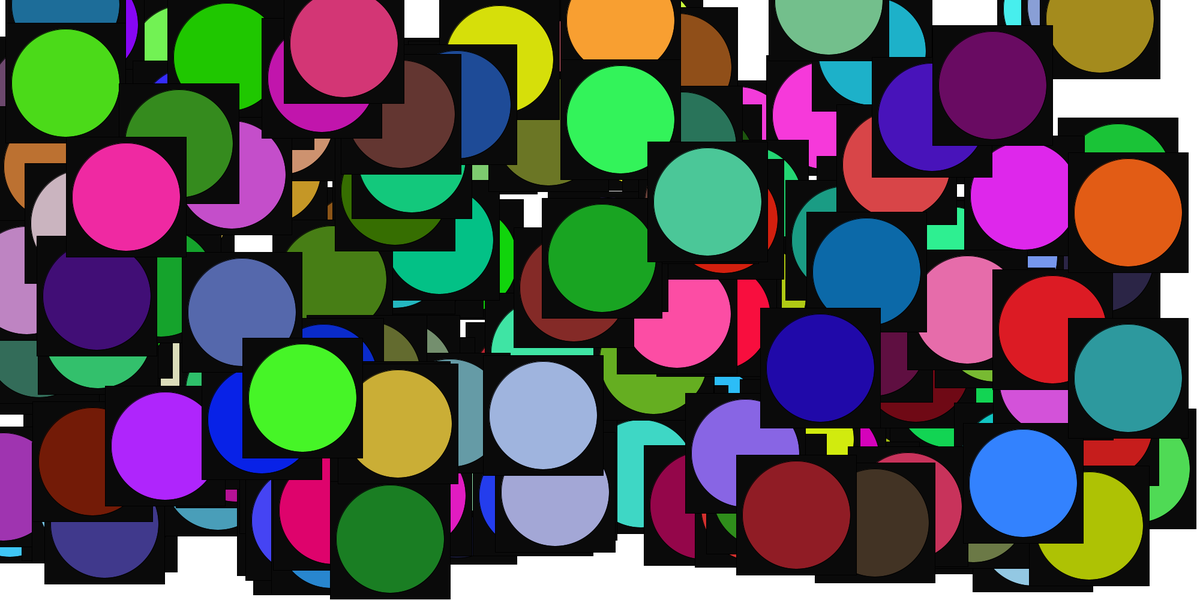
Frame 1 (no input)
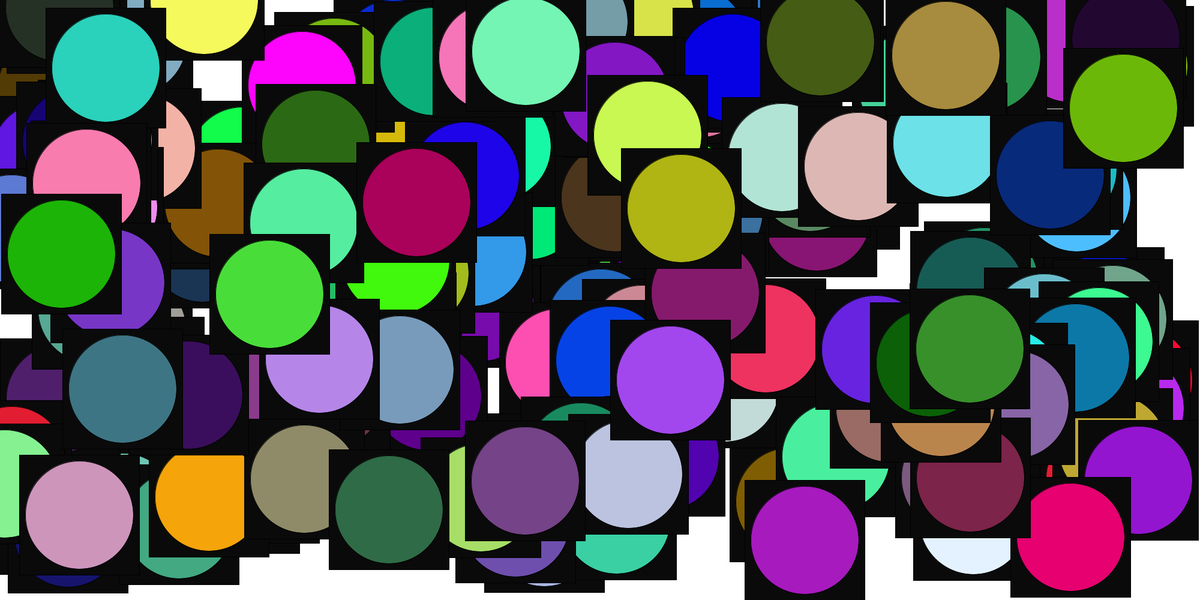
Frame 60 (the mouse pressed at the canvas centre just before this capture)
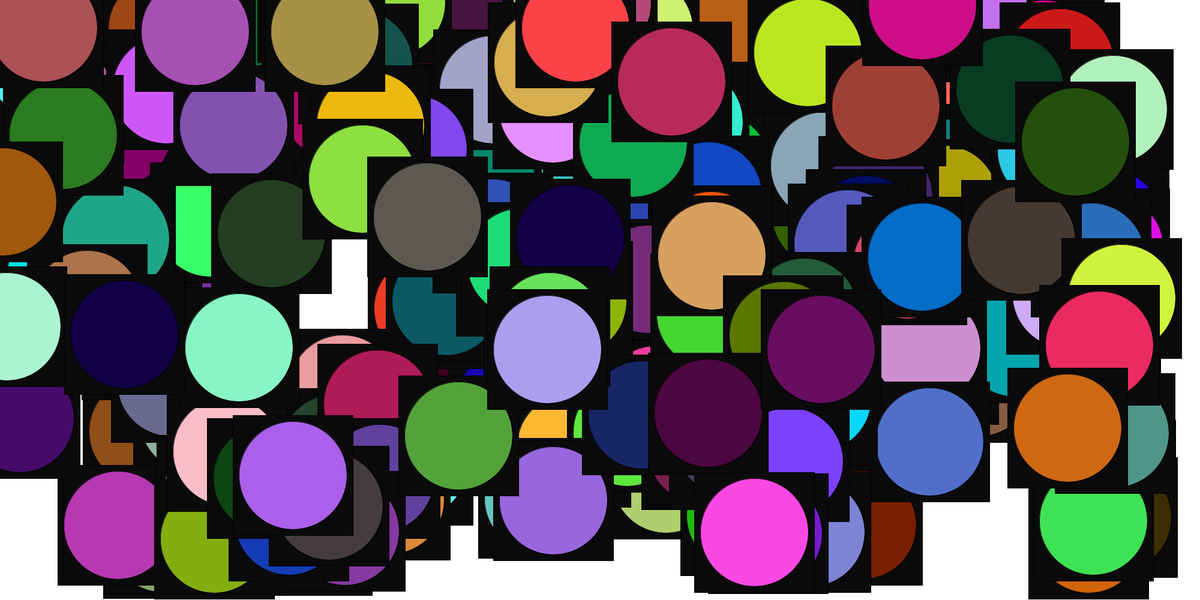
Frame 120 (the mouse held since frame 60 and released just before this capture)

The Processing sketch that drew these frames (run headless with seeded random() and noise(); from frame 60 on, the mouse is pressed at the canvas centre):

// Processing sketch: Custom_Function
// ── Custom_Function.pde
int C=100;
int V=100;
void setup() {
  size(2000, 1000);
  smooth();
  ellipseMode(CENTER);
  rectMode(CENTER);
  frameRate(30);
  background(255);
}

void draw() {
  background(255);
  for (int i=0; i<200; i++) {
    print(i);
    C=floor(random(1901));
    V=floor(random(901));
    Kvadrat(C, V, 200, 200, 180, 180);
    
  }
}

void Kvadrat(int C, int V, int x, int y, int X, int Y) {
  print("kva");
  fill(10);
  rect(C, V, x, y);   
  fill(random(255),random(255),random(255));
  ellipse(C, V, X, Y);
}
